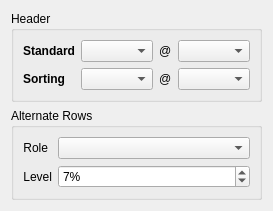
        <widget class="QWidget" name="Itemvies">
         <layout class="QVBoxLayout" name="verticalLayout_2">
          <item>
           <widget class="QGroupBox" name="groupBox_3">
            <property name="title">
             <string>Header</string>
            </property>
            <property name="flat">
             <bool>true</bool>
            </property>
            <layout class="QFormLayout" name="formLayout">
             <item row="0" column="0">
              <widget class="QLabel" name="label_19">
               <property name="font">
                <font>
                 <weight>75</weight>
                 <bold>true</bold>
                </font>
               </property>
               <property name="text">
                <string>Standard</string>
               </property>
               <property name="alignment">
                <set>Qt::AlignRight|Qt::AlignTrailing|Qt::AlignVCenter</set>
               </property>
              </widget>
             </item>
             <item row="0" column="1">
              <layout class="QHBoxLayout" name="horizontalLayout_2">
               <item>
                <widget class="QComboBox" name="headerGradient">
                 <property name="sizePolicy">
                  <sizepolicy hsizetype="Preferred" vsizetype="Fixed">
                   <horstretch>0</horstretch>
                   <verstretch>0</verstretch>
                  </sizepolicy>
                 </property>
                </widget>
               </item>
               <item>
                <widget class="QLabel" name="label_47">
                 <property name="text">
                  <string>@</string>
                 </property>
                </widget>
               </item>
               <item>
                <widget class="QComboBox" name="headerRole">
                 <property name="sizePolicy">
                  <sizepolicy hsizetype="Preferred" vsizetype="Fixed">
                   <horstretch>0</horstretch>
                   <verstretch>0</verstretch>
                  </sizepolicy>
                 </property>
                </widget>
               </item>
              </layout>
             </item>
             <item row="1" column="0">
              <widget class="QLabel" name="label_15">
               <property name="font">
                <font>
                 <weight>75</weight>
                 <bold>true</bold>
                </font>
               </property>
               <property name="text">
                <string>Sorting</string>
               </property>
               <property name="alignment">
                <set>Qt::AlignRight|Qt::AlignTrailing|Qt::AlignVCenter</set>
               </property>
              </widget>
             </item>
             <item row="1" column="1">
              <layout class="QHBoxLayout" name="horizontalLayout_4">
               <item>
                <widget class="QComboBox" name="headerSortingGradient">
                 <property name="sizePolicy">
                  <sizepolicy hsizetype="Preferred" vsizetype="Fixed">
                   <horstretch>0</horstretch>
                   <verstretch>0</verstretch>
                  </sizepolicy>
                 </property>
                </widget>
               </item>
               <item>
                <widget class="QLabel" name="label_48">
                 <property name="text">
                  <string>@</string>
                 </property>
                </widget>
               </item>
               <item>
                <widget class="QComboBox" name="headerSortingRole">
                 <property name="sizePolicy">
                  <sizepolicy hsizetype="Preferred" vsizetype="Fixed">
                   <horstretch>0</horstretch>
                   <verstretch>0</verstretch>
                  </sizepolicy>
                 </property>
                </widget>
               </item>
              </layout>
             </item>
            </layout>
           </widget>
          </item>
          <item>
           <widget class="QGroupBox" name="groupBox_14">
            <property name="title">
             <string>Alternate Rows</string>
            </property>
            <property name="flat">
             <bool>true</bool>
            </property>
            <layout class="QFormLayout" name="formLayout_9">
             <item row="0" column="0">
              <widget class="QLabel" name="label_14">
               <property name="text">
                <string>Role</string>
               </property>
               <property name="alignment">
                <set>Qt::AlignRight|Qt::AlignTrailing|Qt::AlignVCenter</set>
               </property>
              </widget>
             </item>
             <item row="0" column="1">
              <widget class="QComboBox" name="viewShadingRole"/>
             </item>
             <item row="1" column="0">
              <widget class="QLabel" name="label_21">
               <property name="text">
                <string>Level</string>
               </property>
               <property name="alignment">
                <set>Qt::AlignRight|Qt::AlignTrailing|Qt::AlignVCenter</set>
               </property>
              </widget>
             </item>
             <item row="1" column="1">
              <widget class="QSpinBox" name="viewShadeLevel">
               <property name="sizePolicy">
                <sizepolicy hsizetype="Minimum" vsizetype="Fixed">
                 <horstretch>0</horstretch>
                 <verstretch>0</verstretch>
                </sizepolicy>
               </property>
               <property name="suffix">
                <string>%</string>
               </property>
               <property name="minimum">
                <number>0</number>
               </property>
               <property name="maximum">
                <number>100</number>
               </property>
               <property name="value">
                <number>7</number>
               </property>
              </widget>
             </item>
            </layout>
           </widget>
          </item>
          <item>
           <spacer>
            <property name="orientation">
             <enum>Qt::Vertical</enum>
            </property>
            <property name="sizeHint" stdset="0">
             <size>
              <width>0</width>
              <height>0</height>
             </size>
            </property>
           </spacer>
          </item>
         </layout>
        </widget>
